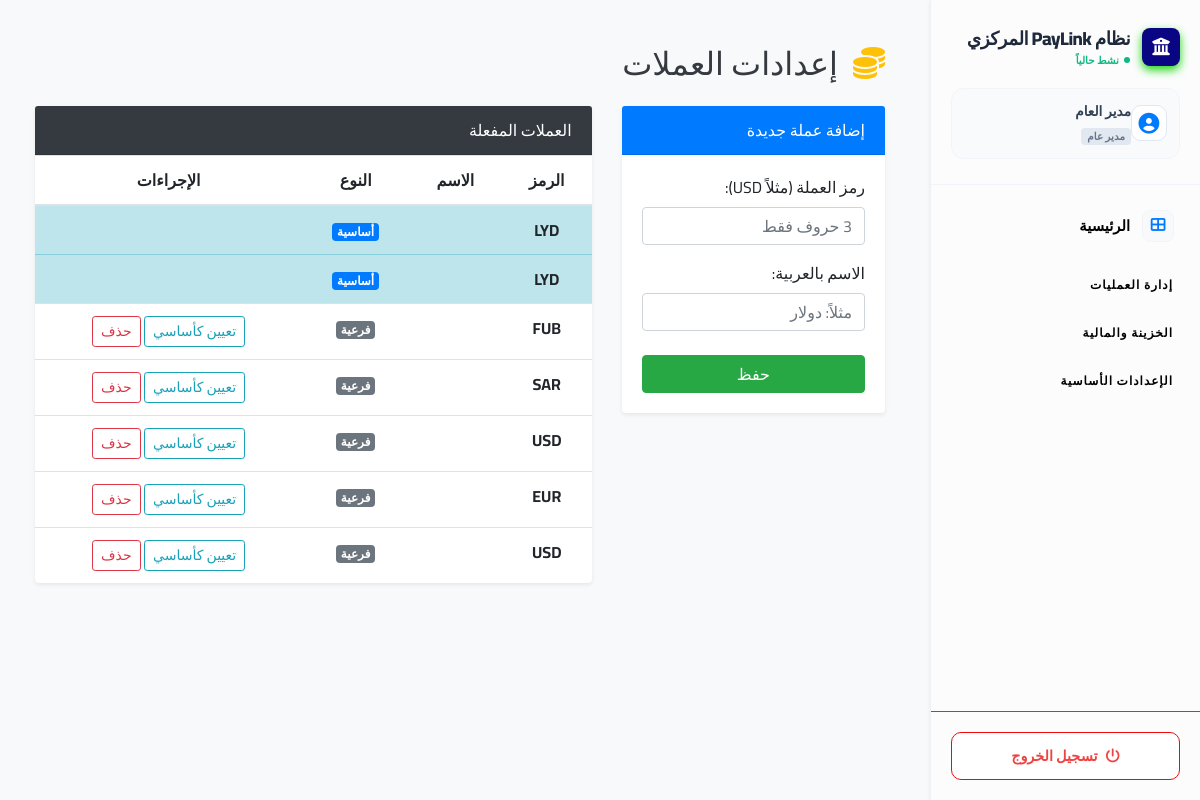
Screenshot of /currencies.php (signed in) with the database file from the repository.
### tables this page shows
CREATE TABLE `currencies` (
  `id` int(11) NOT NULL,
  `currency_code` varchar(10) NOT NULL,
  `currency_name` varchar(100) NOT NULL,
  `currency_name_ar` varchar(100) NOT NULL,
  `symbol` varchar(10) DEFAULT NULL,
  `is_base_currency` tinyint(1) DEFAULT 0,
  `is_active` tinyint(1) DEFAULT 1,
  `created_at` timestamp NOT NULL DEFAULT current_timestamp(),
  `is_base` tinyint(1) NOT NULL DEFAULT 0
);

### currencies.php (the view, shortened to what this page needs)
<?php
include_once 'functions.php';
$currencies = [];
$result = $conn->query("SELECT id, currency_code, currency_name, is_base_currency FROM currencies ORDER BY is_base_currency DESC, id DESC");
if ($result) {
    while ($row = $result->fetch_assoc()) {
        $currencies[] = $row;
    }
}
include 'header.php';
?>
<div class="container-fluid py-4" dir="rtl">
    <h2 class="text-dark mb-4"><i class="fas fa-coins text-warning ml-2"></i> إعدادات العملات</h2>
    <div class="row">
        <div class="col-lg-4 mb-4">
            <div class="card shadow-sm border-0">
                <div class="card-header bg-primary text-white">إضافة عملة جديدة</div>
                <div class="card-body">
                    <form method="POST">
                        <div class="form-group mb-3">
                            <label>رمز العملة (مثلاً USD):</label>
                            <input type="text" class="form-control" name="currency_code" required maxlength="3" placeholder="3 حروف فقط">
                        </div>
                        <div class="form-group mb-4">
                            <label>الاسم بالعربية:</label>
                            <input type="text" class="form-control" name="currency_name_ar" required placeholder="مثلاً: دولار">
                        </div>
                        <button type="submit" class="btn btn-success btn-block">حفظ</button>
                    </form>
                </div>
            </div>
        </div>
        <div class="col-lg-8">
            <div class="card shadow-sm border-0">
                <div class="card-header bg-dark text-white">العملات المفعلة</div>
                <div class="table-responsive">
                    <table class="table text-center mb-0">
                        <thead>
                            <tr>
                                <th>الرمز</th>
                                <th>الاسم</th>
                                <th>النوع</th>
                                <th>الإجراءات</th>
                            </tr>
                        </thead>
                        <tbody>
                            <?php if(empty($currencies)): ?>
                                <tr><td colspan="4" class="text-muted py-3">لا توجد عملات مضافة بعد.</td></tr>
                            <?php else: ?>
                                <?php foreach ($currencies as $currency): ?>
                                    <tr class="<?php echo ($currency['is_base_currency'] == 1) ? 'table-info' : ''; ?>">
                                        <td><strong><?php echo htmlspecialchars($currency['currency_code']); ?></strong></td>
                                        <td><?php echo htmlspecialchars($currency['currency_name']); ?></td>
                                        <td><?php echo ($currency['is_base_currency'] == 1) ? '<span class="badge badge-primary">أساسية</span>' : '<span class="badge badge-secondary">فرعية</span>'; ?></td>
                                        <td>
                                            <?php if ($currency['is_base_currency'] == 0): ?>
                                                <a href="currencies.php?set_base_id=<?php echo $currency['id']; ?>" class="btn btn-sm btn-outline-info">تعيين كأساسي</a>
                                                <a href="currencies.php?delete_id=<?php echo $currency['id']; ?>" class="btn btn-sm btn-outline-danger" onclick="return confirm('تأكيد الحذف؟');">حذف</a>
                                            <?php endif; ?>
                                        </td>
                                    </tr>
                                <?php endforeach; ?>
                            <?php endif; ?>
                        </tbody>
                    </table>
                </div>
            </div>
        </div>
    </div>
</div>
<?php include 'footer.php'; ?>

### header.php (style rules this page uses)
:root { --light-bg: #f8f9fa; --primary-color: #007bff; }
body { font-family: 'Cairo', sans-serif; background-color: var(--light-bg); margin: 0; padding: 0; text-align: right; direction: rtl; overflow-x: hidden; }

### sidebar.php (style rules this page uses)
:root { --sb-bg: #ffffff90; --sb-accent: #0a0683; --sb-text: #000000; --sb-title: #000000; --sb-hover: #f8fafc; --sb-active-bg: #eff6ff; }

### rows the page displays
currencies: currency_code "LYD", is_base_currency "أساسية"
currencies: currency_code "LYD", is_base_currency "أساسية"
currencies: currency_code "FUB", is_base_currency "فرعية"
currencies: currency_code "SAR", is_base_currency "فرعية"
currencies: currency_code "USD", is_base_currency "فرعية"
currencies: currency_code "EUR", is_base_currency "فرعية"
currencies: currency_code "USD", is_base_currency "فرعية"

### other values shown
$display_name "نظام PayLink المركزي"
$user_full_name "مدير العام"
$raw_user_role "مدير عام"
__('Dashboard') "الرئيسية"
__('System Management') "إدارة العمليات"
__('Financial Management') "الخزينة والمالية"
__('System Settings') "الإعدادات الأساسية"
__('Logout') "تسجيل الخروج"
